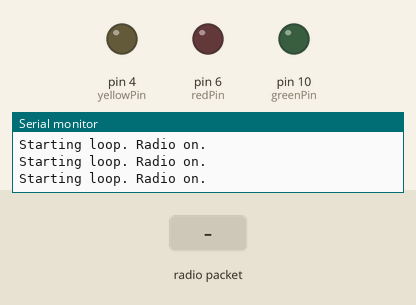
This sketch was run on a simulated Arduino Uno, built with avr-gcc and run on an emulated ATmega328P. Shown: output pins drawn as LEDs (lit = HIGH), the last lines printed to the serial monitor. The test bench sets the inputs (shaded band). No radio packets arrive unless stated.

Above: at 1.2 s.
1.3 s: radio packet "error" arrives
At 1.8 s:
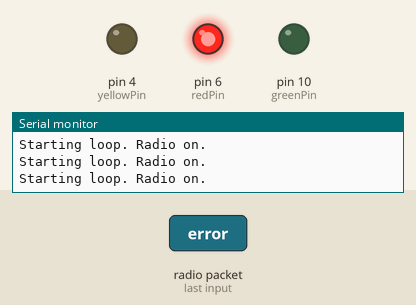
2.8 s: radio packet "start" arrives
At 3.2 s:
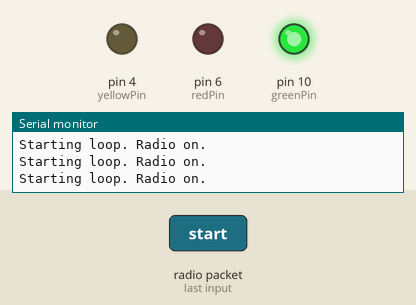
4.3 s: radio packet "stop" arrives
At 4.7 s:
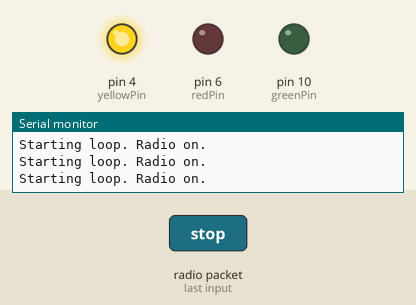
Timing chart, 0 to 7.3 s (numbered marks = the images above; inputs shaded):
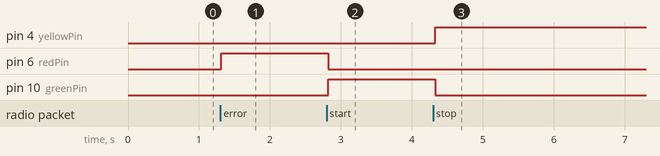

The sketch:

SendReceive.ino.ino
```cpp
#include <nRF24L01.h>
#include <printf.h>
#include <RF24.h>
#include <RF24_config.h>

//SendReceive.ino

#include<SPI.h>
#include<RF24.h>

const int greenPin = 10;
const int yellowPin = 4;
const int redPin = 6;
//const int button_startpause = 2;
//const int button_stop = 3;

// CE, CSN pins
RF24 radio(7, 8);

void setup(void){
  while(!Serial);

  pinMode(greenPin, OUTPUT);
  pinMode(yellowPin, OUTPUT);
  pinMode(redPin, OUTPUT);
  //pinMode(button_startpause, INPUT);
  //pinMode(button_stop, INPUT);
  Serial.begin(115200);

  radio.begin();
  radio.setPALevel(RF24_PA_MAX);
  radio.setChannel(0x77);
  radio.openWritingPipe(0xF0F0F0F0E1LL);
  const uint64_t pipe = (0xE8E8F0F0E1LL);
  radio.openReadingPipe(1, pipe);

  radio.enableDynamicPayloads();
  radio.powerUp();

}

void loop(void){
  radio.startListening();
  Serial.println("Starting loop. Radio on.");
  char receivedMessage[32] = {0};
  if(radio.available()){
    radio.read(receivedMessage, sizeof(receivedMessage));
    Serial.println(receivedMessage);
    Serial.println("Turning off the radio.");
    radio.stopListening(); //so we can interact

    String stringMessage(receivedMessage);

    if(stringMessage == "GETSTRING"){
      Serial.println("Looks like they want a string!!");
      const char text[] = "Yo wassup, haha";
      radio.write(text, sizeof(text));
      Serial.println("We sent our message.");
    }
    else if(stringMessage == "error"){
      Serial.println("Turning on the RED light...");
      digitalWrite(redPin, HIGH);
      digitalWrite(greenPin, LOW);
      digitalWrite(yellowPin, LOW);
      const char text[] = "Message received, RED light on";
      radio.write(text, sizeof(text));
      Serial.println("We sent our message.");
    }
    else if(stringMessage == "start"){
      Serial.println("Turning on the GREEN light...");
      digitalWrite(redPin, LOW);
      digitalWrite(greenPin, HIGH);
      digitalWrite(yellowPin, LOW);
      const char text[] = "Message received, GREEN light on";
      radio.write(text, sizeof(text));
      Serial.println("We sent our message.");
    }
    else if(stringMessage == "stop"){
      Serial.println("Turning on the YELLOW light...");
      digitalWrite(redPin, LOW);
      digitalWrite(greenPin, LOW);
      digitalWrite(yellowPin, HIGH);
      const char text[] = "Message received, YELLOW light on";
      radio.write(text, sizeof(text));
      Serial.println("We sent our message.");
    }

//  if (button_startpause == HIGH) {
//    digitalWrite(redPin, LOW);
//    digitalWrite(greenPin, HIGH);
//    digitalWrite(yellowPin, HIGH);
//  } else {
//    digitalWrite(redPin, LOW);
//    digitalWrite(greenPin, LOW);
//    digitalWrite(yellowPin, LOW);
//  }
//
//  if (button_stop == HIGH) {
//    digitalWrite(redPin, HIGH);
//    digitalWrite(greenPin, LOW);
//    digitalWrite(yellowPin, HIGH);
//  } else {
//    digitalWrite(redPin, LOW);
//    digitalWrite(greenPin, LOW);
//    digitalWrite(yellowPin, LOW);
//  }
  }
  delay(100);

}
```

Measured:
- after the input at 1.3 s, pin 6 (redPin): LOW → HIGH at once
- after the input at 2.8 s, pin 6 (redPin): HIGH → LOW at once; pin 10 (greenPin): LOW → HIGH at once
- after the input at 4.3 s, pin 4 (yellowPin): LOW → HIGH at once; pin 10 (greenPin): HIGH → LOW at once
